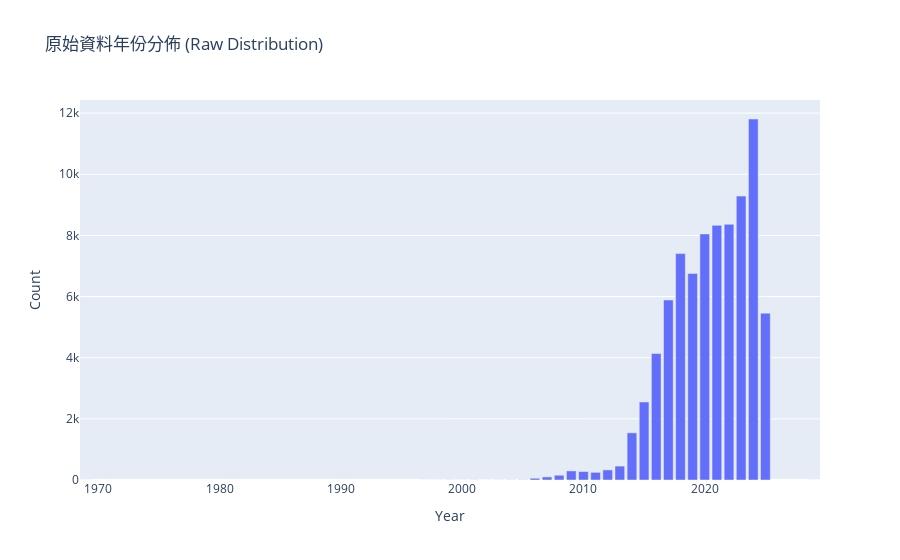

The notebook cell this image was saved under:
### Markdown cell above
### 觀察年份分佈

### Code cell
# 統計每年的遊戲數量，並按照年份排序
yearly_stats = df['release_year'].value_counts().sort_index()

# 印出頭尾觀察
print("--- 最早的 10 個年份 ---")
print(yearly_stats.head(10))

print("\n--- 最近的 10 個年份 ---")
print(yearly_stats.tail(10))

# 長條圖全覽 
fig = px.bar(x=yearly_stats.index, y=yearly_stats.values, 
             title="原始資料年份分佈 (Raw Distribution)",
             labels={'x': 'Year', 'y': 'Count'})
fig.show()

### Figure 1 — Plotly figure (JSON) as saved in the notebook; plotly's stock layout.template omitted (floating-point values rounded to 4 significant figures)
{"data": [{"hovertemplate": "Year=%{x}<br>Count=%{y}<extra></extra>", "legendgroup": "", "marker": {"color": "#636efa", "pattern": {"shape": ""}}, "name": "", "orientation": "v", "showlegend": false, "textposition": "auto", "type": "bar", "x": [1969, 1997, 1998, 1999, 2000, 2001, 2002, 2003, 2004, 2005, 2006, 2007, 2008, 2009, 2010, 2011, 2012, 2013, 2014, 2015, 2016, 2017, 2018, 2019, 2020, 2021, 2022, 2023, 2024, 2025, 2029], "xaxis": "x", "y": [1, 1, 1, 3, 2, 4, 1, 3, 4, 6, 58, 101, 156, 297, 277, 251, 330, 455, 1543, 2551, 4136, 5889, 7405, 6757, 8047, 8329, 8363, 9286, 11808, 5458, 1], "yaxis": "y"}], "layout": {"barmode": "relative", "legend": {"tracegroupgap": 0}, "title": {"text": "原始資料年份分佈 (Raw Distribution)"}, "xaxis": {"anchor": "y", "domain": [0, 1], "title": {"text": "Year"}}, "yaxis": {"anchor": "x", "domain": [0, 1], "title": {"text": "Count"}}}}
